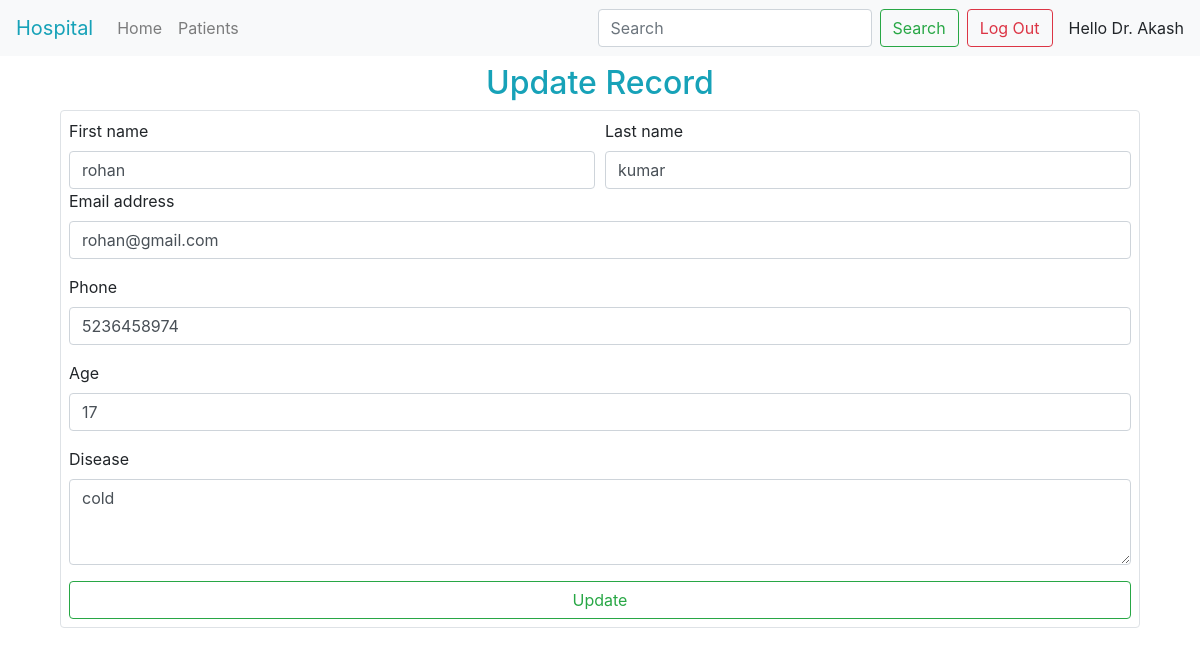
The page /update_patient.php?id=5 (signed in) on the database its author committed.
### tables this page shows
CREATE TABLE `patients` (
  `Patient_id` int(255) NOT NULL,
  `First_name` varchar(255) NOT NULL,
  `Last_name` varchar(255) NOT NULL,
  `Age` int(255) NOT NULL,
  `Phone` varchar(12) NOT NULL,
  `Email` varchar(255) NOT NULL,
  `Disease` varchar(255) NOT NULL
);

### update_patient.php (the view, shortened to what this page needs)
<!DOCTYPE html>
<html lang="en">
<head>
    <link rel="stylesheet" href="https://cdn.jsdelivr.net/npm/bootstrap@4.6.2/dist/css/bootstrap.min.css">
</head>
<body>
<?php include('navbar.php'); ?>
<div  class="container">
    <div class="container ">
        <h2 class="text-center text-info mt-2">Update Record</h2>
        <?php
            if (isset($_GET['id'])){
                $patient_id = $_GET['id'];
                $select_patient = "select * from patients where Patient_id='$patient_id';";
                $patient_raw = mysqli_query($response,$select_patient);
                $patient = mysqli_fetch_assoc($patient_raw);
            }
        ?>
        <form class="border rounded  p-2" action="action.php" method="POST">
            <div class="form-row">
                <div class="col">
                    <label for="exampleInputEmail1">First name</label>
                    <input type="text" name="first_name" class="form-control" placeholder="First name" value="<?php echo $patient['First_name']; ?>">
                </div>
                <div class="col">
                    <label for="exampleInputEmail1">Last name</label>
                    <input type="text" name="last_name" class="form-control" placeholder="Last name" value="<?php echo $patient['Last_name']; ?>">
                </div>
            </div>
            <div class="form-group">
                <label for="exampleInputEmail1">Email address</label>
                <input type="email" name="email" class="form-control" id="exampleInputEmail1" value="<?php echo $patient['Email']; ?>" aria-describedby="emailHelp" placeholder="Enter email">
            </div>
            <div class="form-group">
                <label for="exampleInputPassword1">Phone</label>
                <input type="number" name="phone" class="form-control" id="exampleInputPassword1" placeholder="Phone" value="<?php echo $patient['Phone']; ?>">
            </div>
            <div class="form-group">
                <label for="exampleInputPassword1">Age</label>
                <input type="number" name="age" class="form-control" id="exampleInputPassword1" placeholder="Age" value="<?php echo $patient['Age']; ?>">
            </div>
            <div class="form-group">
                <label for="exampleFormControlTextarea1">Disease</label>
                <textarea name="disease" class="form-control" id="exampleFormControlTextarea1" rows="3"><?php echo $patient['Disease']; ?></textarea>
            </div>
            <button name="update" type="submit" class="btn btn-outline-success btn-block">Update</button>
        </form>
    </div>
</div>
</body>
</html>

### rows shown on the page
patients: first_name "rohan", last_name "kumar", email "rohan@gmail.com", phone "5236458974", age "17", disease "cold"

### other values the page prints
$_SESSION['doctor_name'] "Akash"
